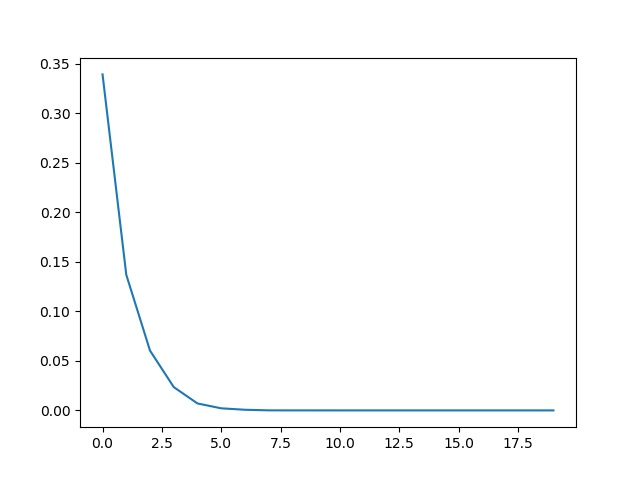
#> input picture plots/unlabelled/plots/9/jacobian_1_9.jpg, 640 x 480 px, found by its file name; its folder holds only this picture in this run
$ python pre.py   (older library calls are emulated)
#> lines starting #> are read from the running program, lines starting #| are printed output that depends on the picture
import os
import matplotlib.pyplot as plt
from scipy.misc import imresize

# root path depends on your computer
root = './9/'
save_root = './resized_9'
resize_size = 28

if not os.path.isdir(save_root):
    os.mkdir(save_root)
if not os.path.isdir(save_root + '9'):
    os.mkdir(save_root + '9')

img_list = os.listdir(root)
print(img_list)

for i in range(len(img_list)):
    img = plt.imread(root + img_list[i])
#> img is the input picture: shape (480, 640, 3); mean R, G, B 251.2, 251.6, 251.8
    img = imresize(img, (resize_size, resize_size))
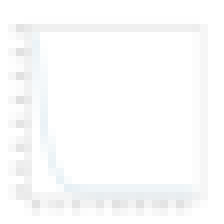
#> img: shape (28, 28, 3) (shown 8 times larger); mean R, G, B 251.2, 251.7, 251.9
    plt.imsave(fname=save_root + img_list[i], arr=img)

    if (i % 100) == 0:
        print('%d images complete' % i)

$ run again, on plots/unlabelled/plots/9/jacobian_9.jpg
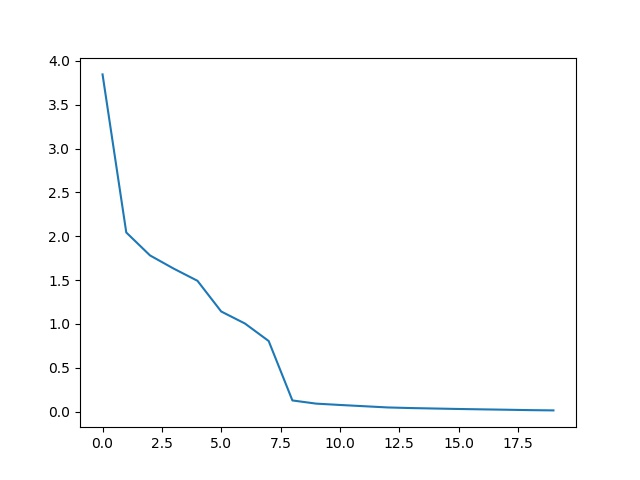
#> input picture plots/unlabelled/plots/9/jacobian_9.jpg, 640 x 480 px, found by its file name
#> img is the input picture: shape (480, 640, 3); mean R, G, B 251.4, 251.8, 252
#> `img = imresize(img, (resize_size, resize_size))`:
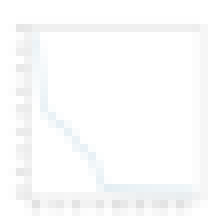
#> img: shape (28, 28, 3) (shown 8 times larger); mean R, G, B 251.4, 251.8, 252
